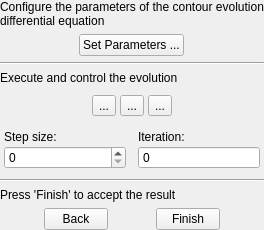
        <widget class="QWidget" name="pgEvolution">
         <layout class="QVBoxLayout" name="verticalLayout_5">
          <property name="leftMargin">
           <number>0</number>
          </property>
          <property name="topMargin">
           <number>0</number>
          </property>
          <property name="rightMargin">
           <number>0</number>
          </property>
          <property name="bottomMargin">
           <number>0</number>
          </property>
          <item>
           <widget class="QWidget" name="widget_14" native="true">
            <layout class="QHBoxLayout" name="horizontalLayout_12">
             <property name="spacing">
              <number>12</number>
             </property>
             <property name="leftMargin">
              <number>0</number>
             </property>
             <property name="topMargin">
              <number>0</number>
             </property>
             <property name="rightMargin">
              <number>0</number>
             </property>
             <property name="bottomMargin">
              <number>0</number>
             </property>
             <item>
              <widget class="QLabel" name="label_13">
               <property name="maximumSize">
                <size>
                 <width>16777215</width>
                 <height>16777215</height>
                </size>
               </property>
               <property name="text">
                <string>Configure the parameters of the contour evolution differential equation</string>
               </property>
               <property name="wordWrap">
                <bool>true</bool>
               </property>
              </widget>
             </item>
            </layout>
           </widget>
          </item>
          <item>
           <widget class="QWidget" name="widget_15" native="true">
            <layout class="QHBoxLayout" name="horizontalLayout_2">
             <property name="leftMargin">
              <number>0</number>
             </property>
             <property name="topMargin">
              <number>0</number>
             </property>
             <property name="rightMargin">
              <number>0</number>
             </property>
             <property name="bottomMargin">
              <number>0</number>
             </property>
             <item>
              <widget class="QPushButton" name="btnEvolutionParameters">
               <property name="sizePolicy">
                <sizepolicy hsizetype="Maximum" vsizetype="Fixed">
                 <horstretch>0</horstretch>
                 <verstretch>0</verstretch>
                </sizepolicy>
               </property>
               <property name="text">
                <string>Set Parameters ...</string>
               </property>
              </widget>
             </item>
            </layout>
           </widget>
          </item>
          <item>
           <widget class="Line" name="line_5">
            <property name="frameShadow">
             <enum>QFrame::Sunken</enum>
            </property>
            <property name="orientation">
             <enum>Qt::Horizontal</enum>
            </property>
           </widget>
          </item>
          <item>
           <widget class="QWidget" name="widget_16" native="true">
            <layout class="QHBoxLayout" name="horizontalLayout_13">
             <property name="spacing">
              <number>12</number>
             </property>
             <property name="leftMargin">
              <number>0</number>
             </property>
             <property name="topMargin">
              <number>0</number>
             </property>
             <property name="rightMargin">
              <number>0</number>
             </property>
             <property name="bottomMargin">
              <number>0</number>
             </property>
             <item>
              <widget class="QLabel" name="label_14">
               <property name="text">
                <string>Execute and control the evolution</string>
               </property>
               <property name="wordWrap">
                <bool>true</bool>
               </property>
              </widget>
             </item>
            </layout>
           </widget>
          </item>
          <item>
           <widget class="QWidget" name="widget" native="true">
            <layout class="QHBoxLayout" name="horizontalLayout_6">
             <property name="spacing">
              <number>4</number>
             </property>
             <property name="leftMargin">
              <number>4</number>
             </property>
             <property name="topMargin">
              <number>4</number>
             </property>
             <property name="rightMargin">
              <number>4</number>
             </property>
             <property name="bottomMargin">
              <number>4</number>
             </property>
             <item>
              <spacer name="horizontalSpacer">
               <property name="orientation">
                <enum>Qt::Horizontal</enum>
               </property>
               <property name="sizeHint" stdset="0">
                <size>
                 <width>5</width>
                 <height>20</height>
                </size>
               </property>
              </spacer>
             </item>
             <item>
              <widget class="QToolButton" name="btnRewind">
               <property name="toolTip">
                <string>Restart evolution</string>
               </property>
               <property name="text">
                <string>...</string>
               </property>
               <property name="icon">
                <iconset>
                 <normalon>:/root/media-seek-backward-4.png</normalon>
                </iconset>
               </property>
               <property name="iconSize">
                <size>
                 <width>22</width>
                 <height>22</height>
                </size>
               </property>
              </widget>
             </item>
             <item>
              <widget class="QToolButton" name="btnPlay">
               <property name="toolTip">
                <string>Run/pause active contour evolution</string>
               </property>
               <property name="text">
                <string>...</string>
               </property>
               <property name="icon">
                <iconset resource="../Resources/SNAPResources.qrc">
                 <normaloff>:/root/media-playback-start-4.png</normaloff>
                 <normalon>:/root/media-playback-pause-4.png</normalon>
                 <activeoff>:/root/media-playback-start-4.png</activeoff>
                 <activeon>:/root/media-playback-pause-4.png</activeon>
                 <selectedon>:/root/media-playback-pause-4.png</selectedon>:/root/media-playback-start-4.png</iconset>
               </property>
               <property name="iconSize">
                <size>
                 <width>22</width>
                 <height>22</height>
                </size>
               </property>
               <property name="checkable">
                <bool>true</bool>
               </property>
              </widget>
             </item>
             <item>
              <widget class="QToolButton" name="btnSingleStep">
               <property name="toolTip">
                <string>Perform a single evolution iteration</string>
               </property>
               <property name="text">
                <string>...</string>
               </property>
               <property name="icon">
                <iconset>
                 <normalon>:/root/media-playback-singlestep.png</normalon>
                </iconset>
               </property>
               <property name="iconSize">
                <size>
                 <width>22</width>
                 <height>22</height>
                </size>
               </property>
              </widget>
             </item>
             <item>
              <spacer name="horizontalSpacer_2">
               <property name="orientation">
                <enum>Qt::Horizontal</enum>
               </property>
               <property name="sizeHint" stdset="0">
                <size>
                 <width>5</width>
                 <height>20</height>
                </size>
               </property>
              </spacer>
             </item>
            </layout>
           </widget>
          </item>
          <item>
           <widget class="QWidget" name="widget_7" native="true">
            <property name="minimumSize">
             <size>
              <width>0</width>
              <height>0</height>
             </size>
            </property>
            <layout class="QGridLayout" name="gridLayout" columnstretch="1,1">
             <property name="sizeConstraint">
              <enum>QLayout::SetDefaultConstraint</enum>
             </property>
             <property name="leftMargin">
              <number>4</number>
             </property>
             <property name="topMargin">
              <number>4</number>
             </property>
             <property name="rightMargin">
              <number>4</number>
             </property>
             <property name="bottomMargin">
              <number>4</number>
             </property>
             <property name="horizontalSpacing">
              <number>12</number>
             </property>
             <property name="verticalSpacing">
              <number>2</number>
             </property>
             <item row="0" column="0">
              <widget class="QLabel" name="label">
               <property name="text">
                <string>Step size:</string>
               </property>
              </widget>
             </item>
             <item row="0" column="1">
              <widget class="QLabel" name="label_4">
               <property name="text">
                <string>Iteration:</string>
               </property>
              </widget>
             </item>
             <item row="1" column="1">
              <widget class="QSpinBox" name="outIteration">
               <property name="readOnly">
                <bool>true</bool>
               </property>
               <property name="buttonSymbols">
                <enum>QAbstractSpinBox::NoButtons</enum>
               </property>
               <property name="maximum">
                <number>9999</number>
               </property>
              </widget>
             </item>
             <item row="1" column="0">
              <widget class="QSpinBox" name="inStepSize">
               <property name="toolTip">
                <string>Number of evolution steps per iteration.</string>
               </property>
              </widget>
             </item>
            </layout>
           </widget>
          </item>
          <item>
           <widget class="Line" name="line_4">
            <property name="frameShadow">
             <enum>QFrame::Sunken</enum>
            </property>
            <property name="orientation">
             <enum>Qt::Horizontal</enum>
            </property>
           </widget>
          </item>
          <item>
           <widget class="QLabel" name="label_17">
            <property name="text">
             <string>Press 'Finish' to accept the result</string>
            </property>
            <property name="wordWrap">
             <bool>true</bool>
            </property>
           </widget>
          </item>
          <item>
           <widget class="QWidget" name="widget_18" native="true">
            <layout class="QHBoxLayout" name="horizontalLayout_16">
             <property name="spacing">
              <number>4</number>
             </property>
             <property name="leftMargin">
              <number>0</number>
             </property>
             <property name="topMargin">
              <number>0</number>
             </property>
             <property name="rightMargin">
              <number>0</number>
             </property>
             <property name="bottomMargin">
              <number>0</number>
             </property>
             <item>
              <widget class="QPushButton" name="btnEvolutionBack">
               <property name="sizePolicy">
                <sizepolicy hsizetype="Maximum" vsizetype="Fixed">
                 <horstretch>0</horstretch>
                 <verstretch>0</verstretch>
                </sizepolicy>
               </property>
               <property name="maximumSize">
                <size>
                 <width>64</width>
                 <height>16777215</height>
                </size>
               </property>
               <property name="toolTip">
                <string>Return to bubble placement</string>
               </property>
               <property name="text">
                <string>Back</string>
               </property>
              </widget>
             </item>
             <item>
              <widget class="QPushButton" name="btnEvolutionNext">
               <property name="sizePolicy">
                <sizepolicy hsizetype="Maximum" vsizetype="Fixed">
                 <horstretch>0</horstretch>
                 <verstretch>0</verstretch>
                </sizepolicy>
               </property>
               <property name="maximumSize">
                <size>
                 <width>64</width>
                 <height>16777215</height>
                </size>
               </property>
               <property name="toolTip">
                <string>Accept segmentation and return to the main ITK-SNAP window</string>
               </property>
               <property name="text">
                <string>Finish</string>
               </property>
              </widget>
             </item>
            </layout>
           </widget>
          </item>
          <item>
           <spacer name="verticalSpacer">
            <property name="orientation">
             <enum>Qt::Vertical</enum>
            </property>
            <property name="sizeHint" stdset="0">
             <size>
              <width>20</width>
              <height>0</height>
             </size>
            </property>
           </spacer>
          </item>
         </layout>
        </widget>
